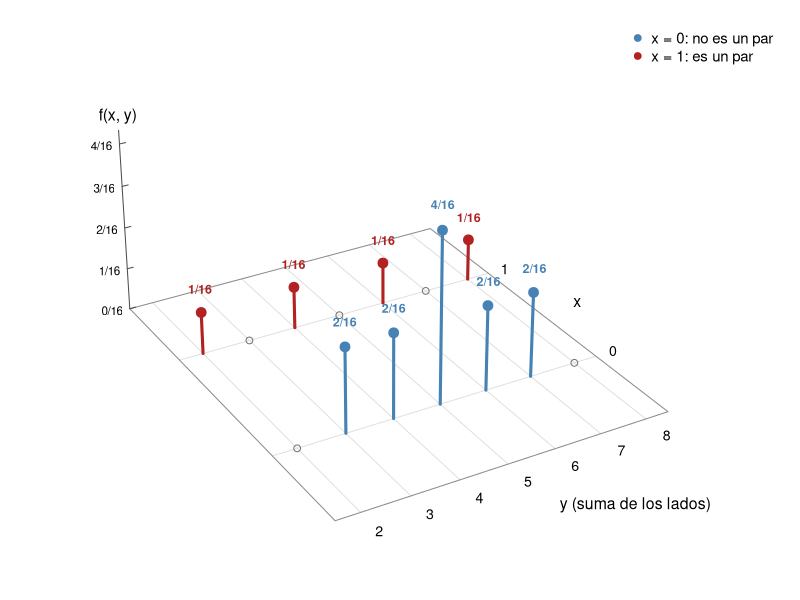
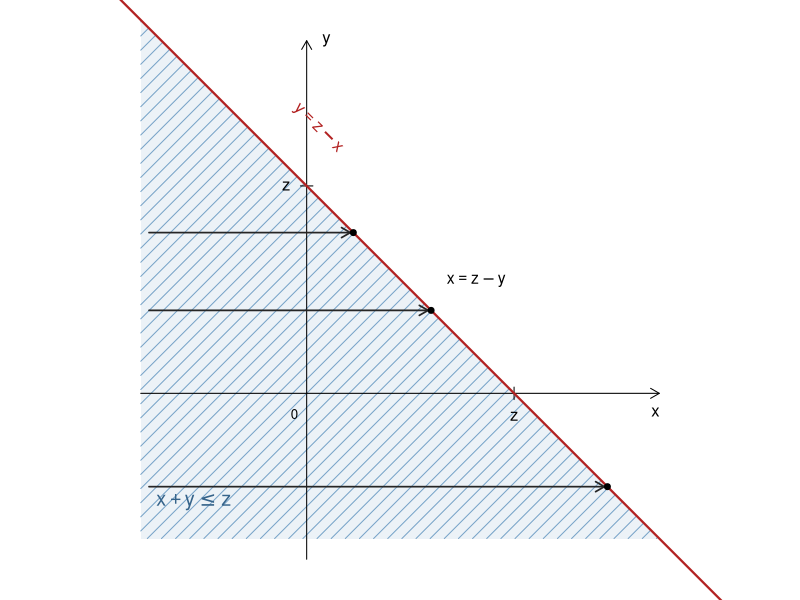

Source code (R) for these figures, in order:
## ---- chunk 1
#| label: tabla-dados
caras <- expand.grid(d1 = 1:4, d2 = 1:4)   # los 16 resultados equiprobables
Y <- caras$d1 + caras$d2                   # suma de los lados
X <- as.integer(caras$d1 == caras$d2)      # 1 si salen caras iguales
addmargins(table(Y, X))                    # conteos sobre 16, con totales
## ---- chunk 2
#| label: fig-masa3d
#| echo: false
#| fig-width: 7
#| fig-height: 5
#| fig-align: center
#| fig-cap: "Función de masa conjunta de (X, Y) para dos dados tetraédricos. La altura de cada tallo es f(x, y). Los círculos vacíos marcan parejas posibles en la cuadrícula que tienen probabilidad cero."
tab <- table(Y, X) / 16
ys <- as.numeric(rownames(tab))
xs <- as.numeric(colnames(tab))

# escalas para que la caja tenga proporciones razonables
su <- function(y) (y - 5) * 0.62     # eje y (suma) a lo ancho
sv <- function(x) (x - 0.5) * 2.4    # eje x (0 o 1) en profundidad
sw <- function(p) p * 9              # altura (probabilidad)

ul <- su(c(1.5, 8.5)); vl <- sv(c(-0.6, 1.6)); wmax <- sw(0.30)

# persp solo se usa para obtener la matriz de proyección
par(mar = c(3, 1, 1, 1), xpd = NA)
pm <- persp(ul, vl, matrix(0, 2, 2), zlim = c(0, wmax), theta = -30, phi = 28, d = 4,
            scale = FALSE, expand = 1, box = FALSE, axes = FALSE, border = NA,
            xlab = "", ylab = "", zlab = "")
P3 <- function(u, v, w) trans3d(u, v, w, pm)

# piso con cuadrícula suave
for (y in ys) lines(P3(rep(su(y), 2), vl, c(0, 0)), col = "gray88")
for (x in xs) lines(P3(ul, rep(sv(x), 2), c(0, 0)), col = "gray88")
lines(P3(c(ul[1], ul[2], ul[2], ul[1], ul[1]),
         c(vl[1], vl[1], vl[2], vl[2], vl[1]), rep(0, 5)), col = "gray55")

# eje vertical con marcas en k/16
v0 <- vl[2]; u0 <- ul[1]
lines(P3(c(u0, u0), c(v0, v0), c(0, sw(0.27))), col = "gray30")
for (k in 0:4) {
  lines(P3(c(u0, u0 + 0.08), c(v0, v0), rep(sw(k / 16), 2)), col = "gray30")
  text(P3(u0 - 0.1, v0, sw(k / 16)), labels = paste0(k, "/16"), cex = 0.7, adj = 1)
}
text(P3(u0, v0, sw(0.29)), labels = "f(x, y)", cex = 0.95)

# rótulos de los ejes del piso
text(P3(su(ys), vl[1] - 0.4, 0), labels = ys, cex = 0.85)
text(P3(su(6.2), vl[1] - 1.35, 0), labels = "y (suma de los lados)", cex = 0.95)
text(P3(ul[2] + 0.25, sv(xs), 0), labels = xs, cex = 0.85)
text(P3(ul[2] + 0.55, sv(0.5), 0), labels = "x", cex = 0.95)

# tallos, puntos y valores
cols <- c("steelblue", "firebrick")
for (i in seq_along(ys)) for (j in seq_along(xs)) {
  p <- tab[i, j]
  u <- su(ys[i]); v <- sv(xs[j])
  if (p > 0) {
    lines(P3(c(u, u), c(v, v), c(0, sw(p))), col = cols[j], lwd = 3)
    points(P3(u, v, sw(p)), pch = 19, col = cols[j], cex = 1.3)
    text(P3(u, v, sw(p) + 0.32), labels = paste0(round(p * 16), "/16"),
         cex = 0.75, col = cols[j], font = 2)
  } else {
    points(P3(u, v, 0), pch = 1, col = "gray45", cex = 0.9)
  }
}
legend("topright", legend = c("x = 0: no es un par", "x = 1: es un par"),
       col = cols, pch = 19, bty = "n", cex = 0.9)
## ---- chunk 3
#| label: medias-dados
sum(ys * rowSums(tab))   # media de Y
sum(xs * colSums(tab))   # media de X
## ---- chunk 4
#| label: integral-ejemplo
interna <- function(x) sapply(x, function(x0) integrate(function(y) 6 * x0 * y^2, 0, 1/3)$value)
integrate(interna, 1/2, 3/4)$value
5/432
## ---- chunk 5
#| label: fig-region
#| echo: false
#| fig-width: 5
#| fig-height: 5
#| fig-align: center
#| fig-cap: "La región {x + y ≤ z} es el semiplano que queda debajo de la recta y = z − x. Para cada valor fijo de y, la variable x recorre desde menos infinito hasta z − y."
z0 <- 2
lim <- c(-1.6, 3.4)
par(mar = c(1, 1, 1, 1))
plot(NA, xlim = lim, ylim = lim, asp = 1, axes = FALSE, xlab = "", ylab = "")

# región sombreada: debajo de la recta y = z - x
px <- c(lim[1], lim[2], lim[1])
py <- c(z0 - lim[1], z0 - lim[2], z0 - lim[2])
polygon(px, py, col = adjustcolor("steelblue", 0.10), border = NA)
polygon(px, py, density = 10, angle = 45, col = adjustcolor("steelblue", 0.7), border = NA)

# ejes con flechas
arrows(lim[1], 0, lim[2], 0, length = 0.1)
arrows(0, lim[1], 0, lim[2], length = 0.1)
text(lim[2], -0.18, "x", adj = 1)
text(0.15, lim[2], "y", adj = 0)
segments(z0, -0.06, z0, 0.06); text(z0, -0.22, "z")
segments(-0.06, z0, 0.06, z0); text(-0.2, z0, "z")
text(-0.12, -0.2, "0", cex = 0.8)

# la recta frontera y = z - x
abline(a = z0, b = -1, lwd = 2.2, col = "firebrick")
text(0.1, z0 + 0.55, expression(y == z - x), col = "firebrick", srt = -45)

# para y fijo, x recorre desde -infinito hasta z - y
for (y0 in c(-0.9, 0.8, 1.55)) {
  arrows(lim[1] + 0.08, y0, z0 - y0 - 0.03, y0, length = 0.1, lwd = 1.7, col = "gray15")
  points(z0 - y0, y0, pch = 19, cex = 0.8)
}
text(z0 - 0.8 + 0.15, 0.8 + 0.28, expression(x == z - y), adj = 0, cex = 0.95)
text(-1.45, -1.05, expression(x + y <= z), cex = 1.2, col = "steelblue4", adj = 0)
